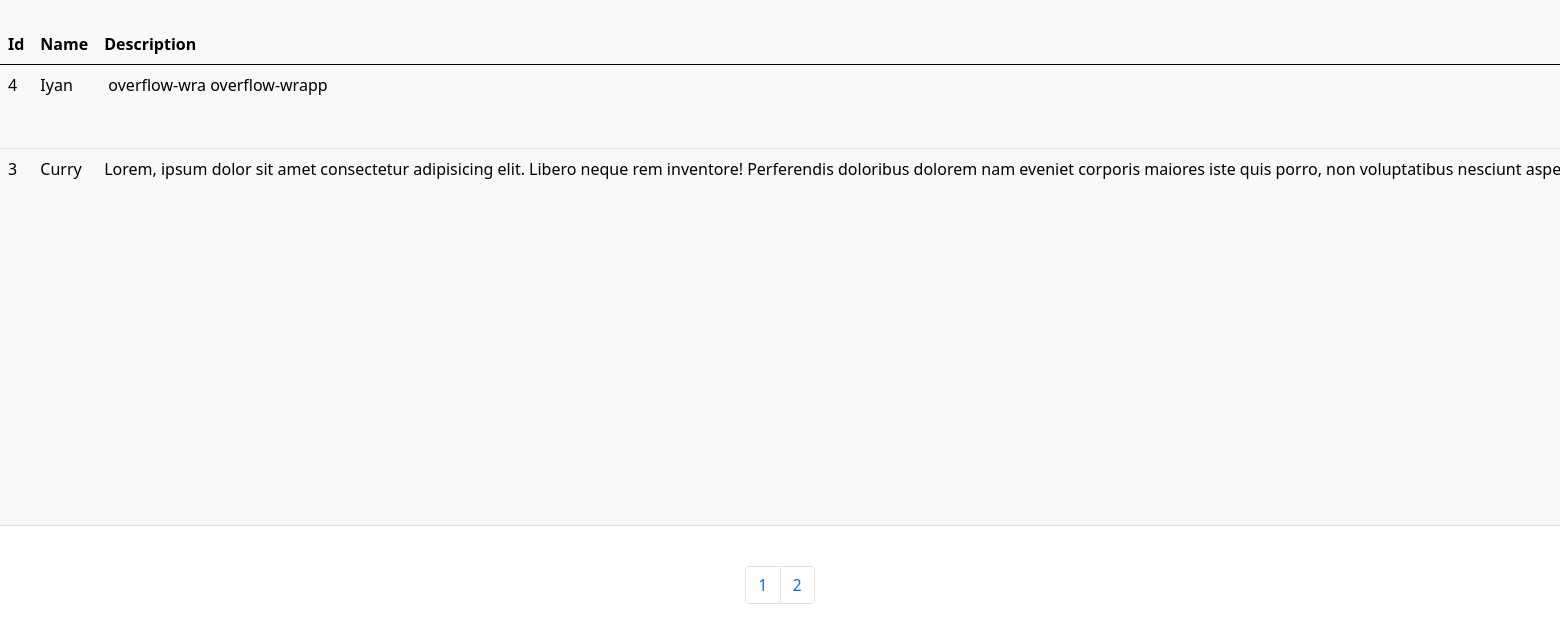
Page /recipe (signed in) on the committed database.
### chef_management_app/models.py (models this page shows)
class Recipe(models.Model):
    id = models.AutoField(primary_key=True)
    name = models.CharField(max_length=255)
    decription = RichTextField(blank=True, null=True)
    method = RichTextField(blank=True, null=True)
    ingredient = RichTextField(blank=True, null=True)
    image_url = models.ImageField(upload_to=filepath_recipe, null=True, blank=True)
    created_at = models.DateTimeField(auto_now_add=True)
    price = models.IntegerField()
    period = models.IntegerField()
    address_name = models.TextField()
    country_id = models.ForeignKey(
        Country, on_delete=models.DO_NOTHING, null=True, blank=True
    )
    continent_id = models.ForeignKey(
        Continent, on_delete=models.DO_NOTHING, null=True, blank=True
    )
    chefuser_id = models.ForeignKey(ChefUser, on_delete=models.CASCADE)
    objects = models.Manager()

### chef_management_app/views/userRecipeView.py (the view)
# urls.py: path("recipe", userRecipeView.GetRecipe, name="user_recipe"),
def GetRecipe(request):
    p = Paginator(Recipe.objects.all().order_by('-id'), 2)
    page = request.GET.get('page')
    recipes = p.get_page(page)
    nums = "a" * recipes.paginator.num_pages
    recipes_ratings = []
    for recipe_obj in recipes:
        recipe_rating_obj = RecipeRating.objects.filter(recipe_id = recipe_obj.id)
        total_rating = CalculateRating(recipe_rating_obj) + 1
        response = {
            "recipe" : recipe_obj,
            "rating" : range(total_rating),
        }
        recipes_ratings.append(response)
    return render(request,"userrecipe/get_recipe.html",  { "recipes":recipes_ratings, 'nums':nums })

### chef_management_app/views/userRecipeView.py (called while the page is built, shortened)
def CalculateRating(ratings):
    rating_initial = 0
    sum_divid = 1
    total_num = (rating_initial) / (sum_divid)
    return int(total_num)

### chef_management_app/templates/userrecipe/get_recipe.html (shortened to what this page needs)
{% extends 'home/layout.html' %}
{% block main_content %}
    <table class="table table-light">
        <thead class="thead-light">
            <tr>
                <th>Id</th>
                <th>Name</th>
                <th>Description</th>
            </tr>
        </thead>
        <tbody>
            {% for recipe in recipes %}
                <tr>
                    <td>{{ recipe.recipe.id }}</td>
                    <td>{{ recipe.recipe.name }}</td>
                    <td>{{ recipe.recipe.decription | safe }}</td>
                </tr>
            {% endfor %}
        </tbody>
    </table>
    <br />
    <nav aria-label="Page navigation example">
        <ul class="pagination justify-content-center">
            {% for i in nums %}
                <li class="page-item">
                    <a class="page-link" href="?page={{ forloop.counter }}">
                    {{ forloop.counter }}
                    </a>
                </li>
            {% endfor %}
       </ul>
    </nav>
{% endblock main_content %}

### rows in the picture
Recipe: recipe.id "4", recipe.name "Iyan", recipe.decription "overflow-wra overflow-wrapp"
Recipe: recipe.id "3", recipe.name "Curry", recipe.decription "Lorem, ipsum dolor sit amet consectetur adipisicing elit. Libero neque rem inventore! Perferendis doloribus dolorem nam eveniet corporis maiores iste quis porro, non voluptatibus nesciunt…"
